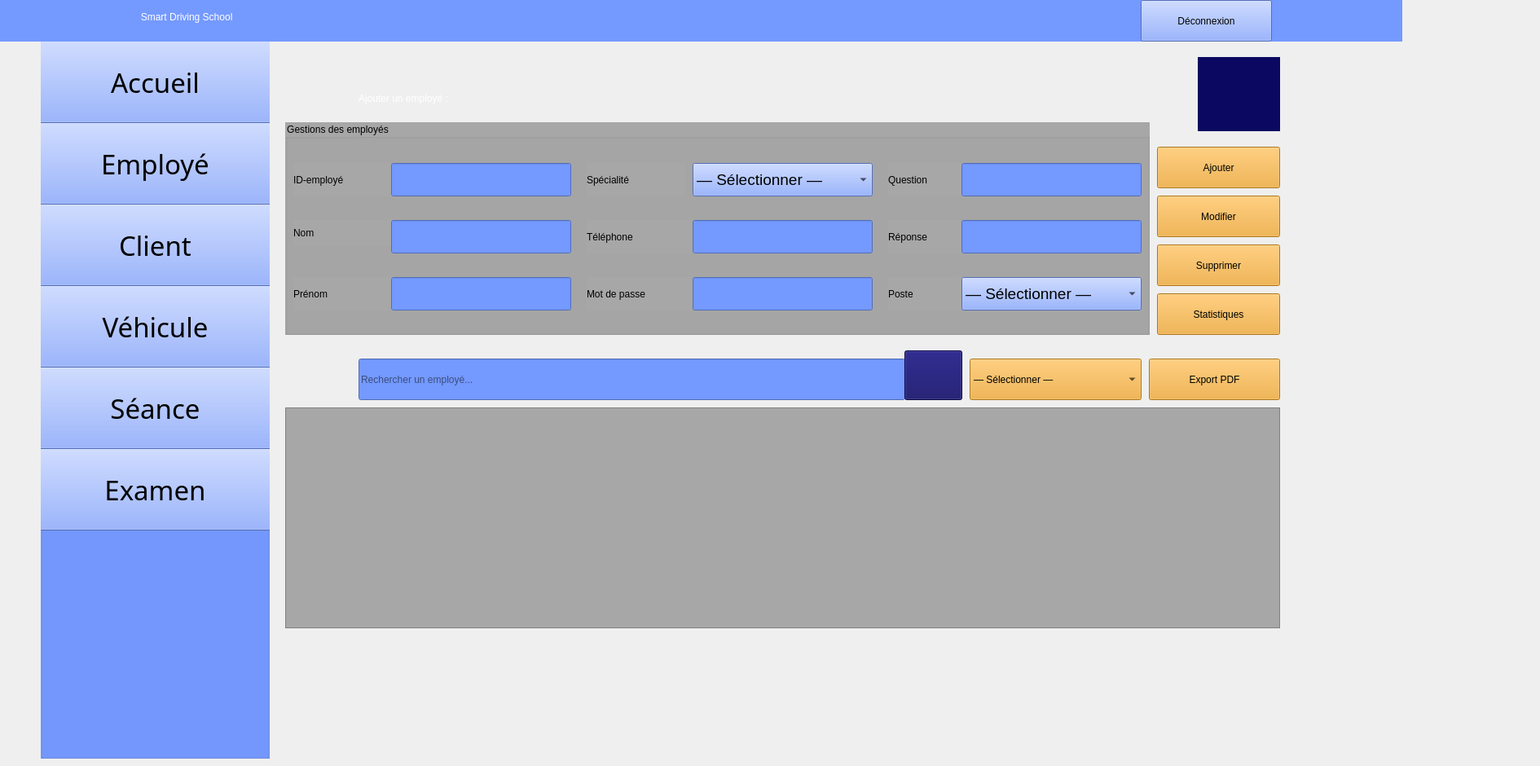
    <widget class="QWidget" name="employe">
     <widget class="QLabel" name="label_55">
      <property name="geometry">
       <rect>
        <x>-160</x>
        <y>-10</y>
        <width>1881</width>
        <height>61</height>
       </rect>
      </property>
      <property name="styleSheet">
       <string notr="true">color: rgb(255, 255, 255);
background-color: rgb(116, 153, 255);
font: 24pt &quot;Segoe UI Symbol&quot;;</string>
      </property>
      <property name="text">
       <string>                                                                                                    Smart Driving School         </string>
      </property>
     </widget>
     <widget class="QGroupBox" name="groupBox_7">
      <property name="geometry">
       <rect>
        <x>50</x>
        <y>30</y>
        <width>281</width>
        <height>901</height>
       </rect>
      </property>
      <property name="styleSheet">
       <string notr="true">background-color: rgb(116, 153, 255);</string>
      </property>
      <property name="title">
       <string/>
      </property>
      <widget class="QPushButton" name="pushButton12">
       <property name="geometry">
        <rect>
         <x>-20</x>
         <y>20</y>
         <width>321</width>
         <height>101</height>
        </rect>
       </property>
       <property name="font">
        <font>
         <family>Romantic</family>
         <pointsize>25</pointsize>
         <italic>false</italic>
         <bold>false</bold>
        </font>
       </property>
       <property name="styleSheet">
        <string notr="true">background-color: rgb(116, 153, 255);
font: 25pt &quot;Romantic&quot;;</string>
       </property>
       <property name="text">
        <string>Accueil</string>
       </property>
       <property name="icon">
        <iconset theme="QIcon::ThemeIcon::GoHome"/>
       </property>
       <property name="iconSize">
        <size>
         <width>35</width>
         <height>35</height>
        </size>
       </property>
      </widget>
      <widget class="QPushButton" name="pushButton13">
       <property name="geometry">
        <rect>
         <x>-20</x>
         <y>120</y>
         <width>321</width>
         <height>101</height>
        </rect>
       </property>
       <property name="font">
        <font>
         <family>Romantic</family>
         <pointsize>25</pointsize>
         <italic>false</italic>
         <bold>false</bold>
        </font>
       </property>
       <property name="styleSheet">
        <string notr="true">background-color: rgb(116, 153, 255);
font: 25pt &quot;Romantic&quot;;</string>
       </property>
       <property name="text">
        <string>Employé</string>
       </property>
       <property name="icon">
        <iconset resource="ressources.qrc">
         <normaloff>:/images/46db9ee3d4b3323457222bb8db7f3b42.png</normaloff>:/images/46db9ee3d4b3323457222bb8db7f3b42.png</iconset>
       </property>
       <property name="iconSize">
        <size>
         <width>45</width>
         <height>45</height>
        </size>
       </property>
      </widget>
      <widget class="QPushButton" name="pushButton14">
       <property name="geometry">
        <rect>
         <x>-20</x>
         <y>220</y>
         <width>321</width>
         <height>101</height>
        </rect>
       </property>
       <property name="font">
        <font>
         <family>Romantic</family>
         <pointsize>25</pointsize>
         <italic>false</italic>
         <bold>false</bold>
        </font>
       </property>
       <property name="styleSheet">
        <string notr="true">background-color: rgb(116, 153, 255);
font: 25pt &quot;Romantic&quot;;</string>
       </property>
       <property name="text">
        <string>Client</string>
       </property>
       <property name="icon">
        <iconset resource="ressources.qrc">
         <normaloff>:/images/0527f41904e77feddb97e532fe74d08f.png</normaloff>:/images/0527f41904e77feddb97e532fe74d08f.png</iconset>
       </property>
       <property name="iconSize">
        <size>
         <width>40</width>
         <height>40</height>
        </size>
       </property>
      </widget>
      <widget class="QPushButton" name="pushButton15">
       <property name="geometry">
        <rect>
         <x>-20</x>
         <y>320</y>
         <width>321</width>
         <height>101</height>
        </rect>
       </property>
       <property name="font">
        <font>
         <family>Romantic</family>
         <pointsize>25</pointsize>
         <italic>false</italic>
         <bold>false</bold>
        </font>
       </property>
       <property name="styleSheet">
        <string notr="true">background-color: rgb(116, 153, 255);
font: 25pt &quot;Romantic&quot;;</string>
       </property>
       <property name="text">
        <string>Véhicule</string>
       </property>
       <property name="icon">
        <iconset resource="ressources.qrc">
         <normaloff>:/images/cbad98069fae8d5554390bd40b0b561c.png</normaloff>:/images/cbad98069fae8d5554390bd40b0b561c.png</iconset>
       </property>
       <property name="iconSize">
        <size>
         <width>60</width>
         <height>60</height>
        </size>
       </property>
      </widget>
      <widget class="QPushButton" name="pushButton16">
       <property name="geometry">
        <rect>
         <x>-20</x>
         <y>420</y>
         <width>321</width>
         <height>101</height>
        </rect>
       </property>
       <property name="font">
        <font>
         <family>Romantic</family>
         <pointsize>25</pointsize>
         <italic>false</italic>
         <bold>false</bold>
        </font>
       </property>
       <property name="styleSheet">
        <string notr="true">background-color: rgb(116, 153, 255);
font: 25pt &quot;Romantic&quot;;</string>
       </property>
       <property name="text">
        <string>Séance</string>
       </property>
       <property name="icon">
        <iconset resource="ressources.qrc">
         <normaloff>:/images/c53651e2209ddb3281ed3a114fae2cfb.png</normaloff>:/images/c53651e2209ddb3281ed3a114fae2cfb.png</iconset>
       </property>
       <property name="iconSize">
        <size>
         <width>50</width>
         <height>50</height>
        </size>
       </property>
      </widget>
      <widget class="QPushButton" name="pushButton17">
       <property name="geometry">
        <rect>
         <x>-20</x>
         <y>520</y>
         <width>321</width>
         <height>101</height>
        </rect>
       </property>
       <property name="font">
        <font>
         <family>Romantic</family>
         <pointsize>25</pointsize>
         <italic>false</italic>
         <bold>false</bold>
        </font>
       </property>
       <property name="styleSheet">
        <string notr="true">background-color: rgb(116, 153, 255);
font: 25pt &quot;Romantic&quot;;</string>
       </property>
       <property name="text">
        <string>Examen</string>
       </property>
       <property name="icon">
        <iconset resource="ressources.qrc">
         <normaloff>:/images/7001e00fd5b7f2745c5e91ff547f4763.png</normaloff>:/images/7001e00fd5b7f2745c5e91ff547f4763.png</iconset>
       </property>
       <property name="iconSize">
        <size>
         <width>50</width>
         <height>50</height>
        </size>
       </property>
      </widget>
     </widget>
     <widget class="QLabel" name="label_56">
      <property name="geometry">
       <rect>
        <x>1020</x>
        <y>10</y>
        <width>41</width>
        <height>31</height>
       </rect>
      </property>
      <property name="styleSheet">
       <string notr="true">background-color: rgb(116, 153, 255);</string>
      </property>
      <property name="text">
       <string/>
      </property>
      <property name="pixmap">
       <pixmap resource="ressources.qrc">:/images/image22.png</pixmap>
      </property>
      <property name="scaledContents">
       <bool>true</bool>
      </property>
     </widget>
     <widget class="QLabel" name="label_57">
      <property name="geometry">
       <rect>
        <x>670</x>
        <y>10</y>
        <width>41</width>
        <height>31</height>
       </rect>
      </property>
      <property name="styleSheet">
       <string notr="true">background-color: rgb(116, 153, 255);</string>
      </property>
      <property name="text">
       <string/>
      </property>
      <property name="pixmap">
       <pixmap resource="ressources.qrc">:/images/image22.png</pixmap>
      </property>
      <property name="scaledContents">
       <bool>true</bool>
      </property>
     </widget>
     <widget class="QLabel" name="label_58">
      <property name="geometry">
       <rect>
        <x>1470</x>
        <y>70</y>
        <width>101</width>
        <height>91</height>
       </rect>
      </property>
      <property name="styleSheet">
       <string notr="true">background-color: rgb(11, 8, 97);</string>
      </property>
      <property name="text">
       <string/>
      </property>
      <property name="pixmap">
       <pixmap resource="ressources.qrc">:/images/logoc++++.png</pixmap>
      </property>
      <property name="scaledContents">
       <bool>true</bool>
      </property>
     </widget>
     <widget class="QLabel" name="label_162">
      <property name="geometry">
       <rect>
        <x>440</x>
        <y>100</y>
        <width>411</width>
        <height>41</height>
       </rect>
      </property>
      <property name="styleSheet">
       <string notr="true">font: 25pt &quot;Chaparral Pro&quot;;
color: rgb(255, 255, 255);</string>
      </property>
      <property name="text">
       <string>Ajouter un employé :</string>
      </property>
     </widget>
     <widget class="QLabel" name="label_163">
      <property name="geometry">
       <rect>
        <x>350</x>
        <y>60</y>
        <width>81</width>
        <height>81</height>
       </rect>
      </property>
      <property name="text">
       <string/>
      </property>
      <property name="pixmap">
       <pixmap resource="ressources.qrc">:/images/d1fac1931c956c908f6b183e39097a88.png</pixmap>
      </property>
      <property name="scaledContents">
       <bool>true</bool>
      </property>
     </widget>
     <widget class="QPushButton" name="pushButton182">
      <property name="geometry">
       <rect>
        <x>1400</x>
        <y>0</y>
        <width>161</width>
        <height>51</height>
       </rect>
      </property>
      <property name="styleSheet">
       <string notr="true">font: 700 11pt &quot;Romantic&quot;;
background-color: rgb(116, 153, 255);</string>
      </property>
      <property name="text">
       <string>Déconnexion</string>
      </property>
     </widget>
     <widget class="QLineEdit" name="lineEdit_rechercheEmploye">
      <property name="geometry">
       <rect>
        <x>440</x>
        <y>440</y>
        <width>671</width>
        <height>51</height>
       </rect>
      </property>
      <property name="styleSheet">
       <string notr="true">background-color: rgb(116, 153, 255);
color: rgb(0, 0, 0);</string>
      </property>
      <property name="placeholderText">
       <string>Rechercher un employé...</string>
      </property>
     </widget>
     <widget class="QGroupBox" name="groupBox_28">
      <property name="geometry">
       <rect>
        <x>350</x>
        <y>150</y>
        <width>1061</width>
        <height>261</height>
       </rect>
      </property>
      <property name="styleSheet">
       <string notr="true">background-color: rgb(167, 167, 167);
font: 18pt &quot;Palatino Linotype&quot;;</string>
      </property>
      <property name="title">
       <string>Gestions des employés</string>
      </property>
      <widget class="QLabel" name="label_165">
       <property name="geometry">
        <rect>
         <x>10</x>
         <y>50</y>
         <width>141</width>
         <height>41</height>
        </rect>
       </property>
       <property name="styleSheet">
        <string notr="true">font: 16pt &quot;Segoe UI&quot;;</string>
       </property>
       <property name="text">
        <string>ID-employé</string>
       </property>
      </widget>
      <widget class="QLabel" name="label_166">
       <property name="geometry">
        <rect>
         <x>10</x>
         <y>120</y>
         <width>141</width>
         <height>31</height>
        </rect>
       </property>
       <property name="styleSheet">
        <string notr="true">font: 16pt &quot;Segoe UI&quot;;</string>
       </property>
       <property name="text">
        <string>Nom</string>
       </property>
      </widget>
      <widget class="QLabel" name="label_167">
       <property name="geometry">
        <rect>
         <x>10</x>
         <y>190</y>
         <width>141</width>
         <height>41</height>
        </rect>
       </property>
       <property name="styleSheet">
        <string notr="true">font: 16pt &quot;Segoe UI&quot;;</string>
       </property>
       <property name="text">
        <string>Prénom</string>
       </property>
      </widget>
      <widget class="QLabel" name="label_168">
       <property name="geometry">
        <rect>
         <x>370</x>
         <y>50</y>
         <width>121</width>
         <height>41</height>
        </rect>
       </property>
       <property name="styleSheet">
        <string notr="true">font: 16pt &quot;Segoe UI&quot;;</string>
       </property>
       <property name="text">
        <string>Spécialité</string>
       </property>
      </widget>
      <widget class="QLabel" name="label_169">
       <property name="geometry">
        <rect>
         <x>370</x>
         <y>120</y>
         <width>151</width>
         <height>41</height>
        </rect>
       </property>
       <property name="styleSheet">
        <string notr="true">font: 16pt &quot;Segoe UI&quot;;</string>
       </property>
       <property name="text">
        <string>Téléphone</string>
       </property>
      </widget>
      <widget class="QLabel" name="label_170">
       <property name="geometry">
        <rect>
         <x>370</x>
         <y>190</y>
         <width>161</width>
         <height>41</height>
        </rect>
       </property>
       <property name="styleSheet">
        <string notr="true">font: 16pt &quot;Segoe UI&quot;;</string>
       </property>
       <property name="text">
        <string>Mot de passe</string>
       </property>
      </widget>
      <widget class="QLineEdit" name="lineEdit_nom">
       <property name="geometry">
        <rect>
         <x>130</x>
         <y>120</y>
         <width>221</width>
         <height>41</height>
        </rect>
       </property>
       <property name="styleSheet">
        <string notr="true">background-color: rgb(116, 153, 255);</string>
       </property>
      </widget>
      <widget class="QLineEdit" name="lineEdit_motdepasse">
       <property name="geometry">
        <rect>
         <x>500</x>
         <y>190</y>
         <width>221</width>
         <height>41</height>
        </rect>
       </property>
       <property name="styleSheet">
        <string notr="true">background-color: rgb(116, 153, 255);</string>
       </property>
      </widget>
      <widget class="QLineEdit" name="lineEdit_telephone">
       <property name="geometry">
        <rect>
         <x>500</x>
         <y>120</y>
         <width>221</width>
         <height>41</height>
        </rect>
       </property>
       <property name="styleSheet">
        <string notr="true">background-color: rgb(116, 153, 255);</string>
       </property>
      </widget>
      <widget class="QLineEdit" name="lineEdit_prenom">
       <property name="geometry">
        <rect>
         <x>130</x>
         <y>190</y>
         <width>221</width>
         <height>41</height>
        </rect>
       </property>
       <property name="styleSheet">
        <string notr="true">background-color: rgb(116, 153, 255);</string>
       </property>
      </widget>
      <widget class="QLineEdit" name="lineEdit_idemp">
       <property name="geometry">
        <rect>
         <x>130</x>
         <y>50</y>
         <width>221</width>
         <height>41</height>
        </rect>
       </property>
       <property name="styleSheet">
        <string notr="true">background-color: rgb(116, 153, 255);</string>
       </property>
      </widget>
      <widget class="QLineEdit" name="lineEdit_question">
       <property name="geometry">
        <rect>
         <x>830</x>
         <y>50</y>
         <width>221</width>
         <height>41</height>
        </rect>
       </property>
       <property name="styleSheet">
        <string notr="true">background-color: rgb(116, 153, 255);</string>
       </property>
      </widget>
      <widget class="QLineEdit" name="lineEdit_reponse">
       <property name="geometry">
        <rect>
         <x>830</x>
         <y>120</y>
         <width>221</width>
         <height>41</height>
        </rect>
       </property>
       <property name="styleSheet">
        <string notr="true">background-color: rgb(116, 153, 255);</string>
       </property>
      </widget>
      <widget class="QLabel" name="label_202">
       <property name="geometry">
        <rect>
         <x>740</x>
         <y>50</y>
         <width>121</width>
         <height>41</height>
        </rect>
       </property>
       <property name="styleSheet">
        <string notr="true">font: 16pt &quot;Segoe UI&quot;;</string>
       </property>
       <property name="text">
        <string>Question</string>
       </property>
      </widget>
      <widget class="QLabel" name="label_208">
       <property name="geometry">
        <rect>
         <x>740</x>
         <y>120</y>
         <width>121</width>
         <height>41</height>
        </rect>
       </property>
       <property name="styleSheet">
        <string notr="true">font: 16pt &quot;Segoe UI&quot;;</string>
       </property>
       <property name="text">
        <string>Réponse</string>
       </property>
      </widget>
      <widget class="QLabel" name="label_213">
       <property name="geometry">
        <rect>
         <x>740</x>
         <y>190</y>
         <width>121</width>
         <height>41</height>
        </rect>
       </property>
       <property name="styleSheet">
        <string notr="true">font: 16pt &quot;Segoe UI&quot;;</string>
       </property>
       <property name="text">
        <string>Poste</string>
       </property>
      </widget>
      <widget class="QComboBox" name="comboBox_poste">
       <property name="geometry">
        <rect>
         <x>830</x>
         <y>190</y>
         <width>221</width>
         <height>41</height>
        </rect>
       </property>
       <property name="font">
        <font>
         <family>Segoe UI</family>
         <pointsize>14</pointsize>
         <italic>false</italic>
         <bold>false</bold>
        </font>
       </property>
       <property name="styleSheet">
        <string notr="true">font: 14pt &quot;Segoe UI&quot;;
background-color: rgb(116, 153, 255);</string>
       </property>
       <property name="currentText">
        <string notr="true">— Sélectionner —</string>
       </property>
       <item>
        <property name="text">
         <string>— Sélectionner —</string>
        </property>
       </item>
       <item>
        <property name="text">
         <string>Gestion Employé</string>
        </property>
       </item>
       <item>
        <property name="text">
         <string>Gestion Client</string>
        </property>
       </item>
       <item>
        <property name="text">
         <string>Gestion Véhicule</string>
        </property>
       </item>
       <item>
        <property name="text">
         <string>Gestion Séance</string>
        </property>
       </item>
       <item>
        <property name="text">
         <string>Gestion Examen</string>
        </property>
       </item>
      </widget>
      <widget class="QComboBox" name="comboBox_specialite">
       <property name="geometry">
        <rect>
         <x>500</x>
         <y>50</y>
         <width>221</width>
         <height>41</height>
        </rect>
       </property>
       <property name="font">
        <font>
         <family>Segoe UI</family>
         <pointsize>14</pointsize>
         <italic>false</italic>
         <bold>false</bold>
        </font>
       </property>
       <property name="styleSheet">
        <string notr="true">font: 14pt &quot;Segoe UI&quot;;
background-color: rgb(116, 153, 255);</string>
       </property>
       <property name="currentText">
        <string notr="true">— Sélectionner —</string>
       </property>
       <item>
        <property name="text">
         <string>— Sélectionner —</string>
        </property>
       </item>
       <item>
        <property name="text">
         <string>code</string>
        </property>
       </item>
       <item>
        <property name="text">
         <string>conduite voiture</string>
        </property>
       </item>
       <item>
        <property name="text">
         <string>Moto</string>
        </property>
       </item>
       <item>
        <property name="text">
         <string>Poids lourd</string>
        </property>
       </item>
      </widget>
      <zorder>label_165</zorder>
      <zorder>label_166</zorder>
      <zorder>label_167</zorder>
      <zorder>label_168</zorder>
      <zorder>label_169</zorder>
      <zorder>label_170</zorder>
      <zorder>lineEdit_nom</zorder>
      <zorder>lineEdit_motdepasse</zorder>
      <zorder>lineEdit_telephone</zorder>
      <zorder>lineEdit_prenom</zorder>
      <zorder>lineEdit_idemp</zorder>
      <zorder>label_202</zorder>
      <zorder>label_208</zorder>
      <zorder>label_213</zorder>
      <zorder>comboBox_poste</zorder>
      <zorder>lineEdit_question</zorder>
      <zorder>lineEdit_reponse</zorder>
      <zorder>comboBox_specialite</zorder>
     </widget>
     <widget class="QPushButton" name="ajoutemploye">
      <property name="geometry">
       <rect>
        <x>1420</x>
        <y>180</y>
        <width>151</width>
        <height>51</height>
       </rect>
      </property>
      <property name="styleSheet">
       <string notr="true">font: 16pt &quot;Palatino Linotype&quot;;
background-color: rgb(241, 165, 40);
</string>
      </property>
      <property name="text">
       <string>Ajouter</string>
      </property>
      <property name="icon">
       <iconset theme="QIcon::ThemeIcon::ContactNew"/>
      </property>
     </widget>
     <widget class="QPushButton" name="suppemploye">
      <property name="geometry">
       <rect>
        <x>1420</x>
        <y>300</y>
        <width>151</width>
        <height>51</height>
       </rect>
      </property>
      <property name="styleSheet">
       <string notr="true">font: 18pt &quot;Palatino Linotype&quot;;
background-color: rgb(241, 165, 40);
</string>
      </property>
      <property name="text">
       <string>Supprimer</string>
      </property>
      <property name="icon">
       <iconset theme="QIcon::ThemeIcon::EditDelete"/>
      </property>
     </widget>
     <widget class="QPushButton" name="updateemploye">
      <property name="geometry">
       <rect>
        <x>1420</x>
        <y>240</y>
        <width>151</width>
        <height>51</height>
       </rect>
      </property>
      <property name="styleSheet">
       <string notr="true">font: 18pt &quot;Palatino Linotype&quot;;
background-color: rgb(241, 165, 40);
</string>
      </property>
      <property name="text">
       <string>Modifier</string>
      </property>
      <property name="icon">
       <iconset theme="QIcon::ThemeIcon::MailMessageNew"/>
      </property>
     </widget>
     <widget class="QPushButton" name="pushButton135">
      <property name="geometry">
       <rect>
        <x>1420</x>
        <y>360</y>
        <width>151</width>
        <height>51</height>
       </rect>
      </property>
      <property name="styleSheet">
       <string notr="true">font: 16pt &quot;Palatino Linotype&quot;;
background-color: rgb(241, 165, 40);
</string>
      </property>
      <property name="text">
       <string>Statistiques</string>
      </property>
      <property name="icon">
       <iconset resource="ressources.qrc">
        <normaloff>:/images/statistic-icon-design-free-vector.png</normaloff>:/images/statistic-icon-design-free-vector.png</iconset>
      </property>
      <property name="iconSize">
       <size>
        <width>25</width>
        <height>25</height>
       </size>
      </property>
     </widget>
     <widget class="QLabel" name="label_164">
      <property name="geometry">
       <rect>
        <x>350</x>
        <y>410</y>
        <width>81</width>
        <height>81</height>
       </rect>
      </property>
      <property name="text">
       <string/>
      </property>
      <property name="pixmap">
       <pixmap resource="ressources.qrc">:/images/d1fac1931c956c908f6b183e39097a88.png</pixmap>
      </property>
      <property name="scaledContents">
       <bool>true</bool>
      </property>
     </widget>
     <widget class="QPushButton" name="pushButton_rechercheEmploye">
      <property name="geometry">
       <rect>
        <x>1110</x>
        <y>430</y>
        <width>71</width>
        <height>61</height>
       </rect>
      </property>
      <property name="styleSheet">
       <string notr="true">background-color: rgb(11, 8, 97);</string>
      </property>
      <property name="text">
       <string/>
      </property>
      <property name="icon">
       <iconset resource="ressources.qrc">
        <normaloff>:/images/6e37486260355404fdb81003a7d71b05.png</normaloff>:/images/6e37486260355404fdb81003a7d71b05.png</iconset>
      </property>
      <property name="iconSize">
       <size>
        <width>70</width>
        <height>70</height>
       </size>
      </property>
     </widget>
     <widget class="QPushButton" name="btn_exportEmployePDF">
      <property name="geometry">
       <rect>
        <x>1410</x>
        <y>440</y>
        <width>161</width>
        <height>51</height>
       </rect>
      </property>
      <property name="styleSheet">
       <string notr="true">font: 16pt &quot;Palatino Linotype&quot;;
background-color: rgb(241, 165, 40);
</string>
      </property>
      <property name="text">
       <string>Export PDF</string>
      </property>
      <property name="icon">
       <iconset theme="QIcon::ThemeIcon::DocumentOpen"/>
      </property>
     </widget>
     <widget class="QTableView" name="tableemploye">
      <property name="geometry">
       <rect>
        <x>350</x>
        <y>500</y>
        <width>1221</width>
        <height>271</height>
       </rect>
      </property>
      <property name="styleSheet">
       <string notr="true">background-color: rgb(167, 167, 167);
font: 18pt &quot;Palatino Linotype&quot;;</string>
      </property>
      <attribute name="horizontalHeaderVisible">
       <bool>true</bool>
      </attribute>
      <attribute name="horizontalHeaderMinimumSectionSize">
       <number>30</number>
      </attribute>
      <attribute name="horizontalHeaderDefaultSectionSize">
       <number>200</number>
      </attribute>
      <attribute name="horizontalHeaderHighlightSections">
       <bool>false</bool>
      </attribute>
      <attribute name="verticalHeaderVisible">
       <bool>false</bool>
      </attribute>
      <attribute name="verticalHeaderMinimumSectionSize">
       <number>50</number>
      </attribute>
      <attribute name="verticalHeaderDefaultSectionSize">
       <number>50</number>
      </attribute>
      <attribute name="verticalHeaderHighlightSections">
       <bool>false</bool>
      </attribute>
     </widget>
     <widget class="QComboBox" name="comboBox_triEmploye">
      <property name="geometry">
       <rect>
        <x>1190</x>
        <y>440</y>
        <width>211</width>
        <height>51</height>
       </rect>
      </property>
      <property name="styleSheet">
       <string notr="true">font: 15pt &quot;Segoe UI&quot;;
background-color: rgb(241, 165, 40);
</string>
      </property>
      <item>
       <property name="text">
        <string>— Sélectionner —</string>
       </property>
      </item>
      <item>
       <property name="text">
        <string>ID croissant (0–9)
</string>
       </property>
      </item>
      <item>
       <property name="text">
        <string>ID décroissant (9–0)
</string>
       </property>
      </item>
      <item>
       <property name="text">
        <string>Nom A-Z</string>
       </property>
      </item>
      <item>
       <property name="text">
        <string>Nom Z-A</string>
       </property>
      </item>
     </widget>
     <zorder>groupBox_7</zorder>
     <zorder>label_55</zorder>
     <zorder>label_56</zorder>
     <zorder>label_57</zorder>
     <zorder>label_58</zorder>
     <zorder>label_162</zorder>
     <zorder>label_163</zorder>
     <zorder>pushButton182</zorder>
     <zorder>lineEdit_rechercheEmploye</zorder>
     <zorder>groupBox_28</zorder>
     <zorder>ajoutemploye</zorder>
     <zorder>suppemploye</zorder>
     <zorder>updateemploye</zorder>
     <zorder>pushButton135</zorder>
     <zorder>label_164</zorder>
     <zorder>pushButton_rechercheEmploye</zorder>
     <zorder>btn_exportEmployePDF</zorder>
     <zorder>tableemploye</zorder>
     <zorder>comboBox_triEmploye</zorder>
    </widget>
